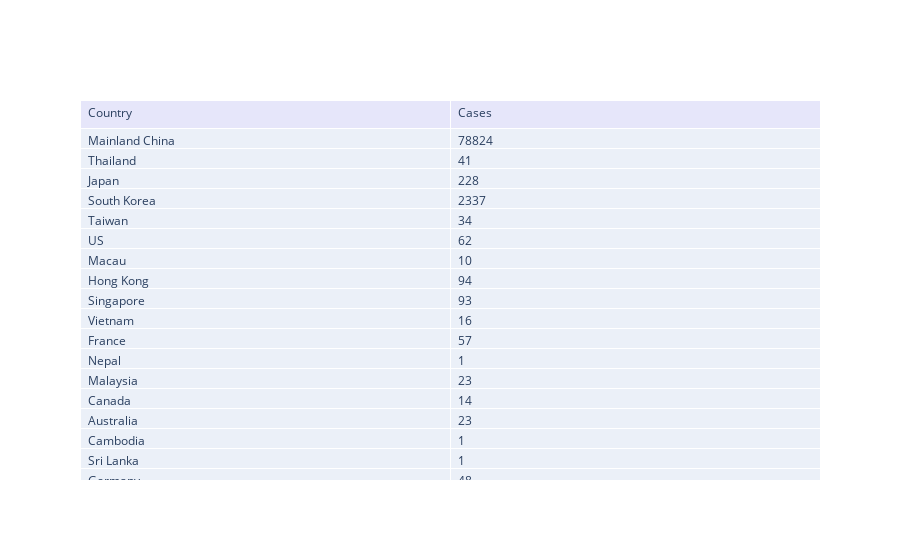
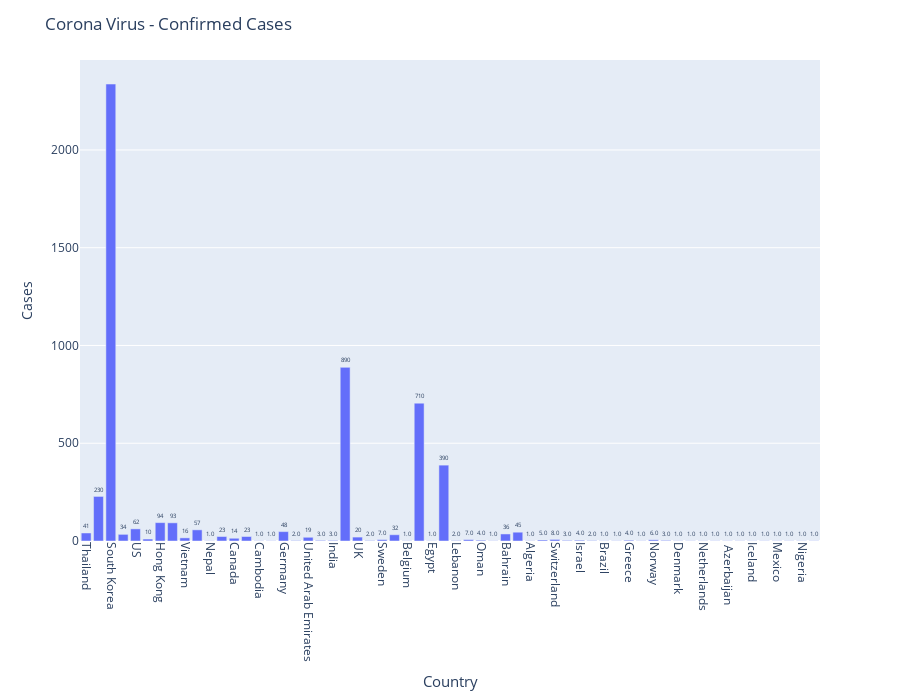

Notebook code cell kept with these figures, in order:
### Markdown cell above
# Plot Confirmed Cases

### Code cell
plotMapCases(data_confirmed,"Corona Virus - Confirmed Cases - Map")
plotBarsSimple(data_confirmed,1,"Corona Virus - Confirmed Cases")
#py.iplot(plotBars(data_confirmed,1), filename='CoronaConfirmed_bar')

### Figure 1 — Plotly figure (JSON) as saved in the notebook; plotly's stock layout.template omitted (floating-point values rounded to 4 significant figures)
{"data": [{"cells": {"align": "left", "fill": {"color": "light blue"}, "values": [[["Mainland China"], ["Thailand"], ["Japan"], ["South Korea"], ["Taiwan"], ["US"], ["Macau"], ["Hong Kong"], ["Singapore"], ["Vietnam"], ["France"], ["Nepal"], ["Malaysia"], ["Canada"], ["Australia"], ["Cambodia"], ["Sri Lanka"], ["Germany"], ["Finland"], ["United Arab Emirates"], ["Philippines"], ["India"], ["Italy"], ["UK"], ["Russia"], ["Sweden"], ["Spain"], ["Belgium"], ["Others"], ["Egypt"], ["Iran"], ["Lebanon"], ["Iraq"], ["Oman"], ["Afghanistan"], ["Bahrain"], ["Kuwait"], ["Algeria"], ["Croatia"], ["Switzerland"], ["Austria"], ["Israel"], ["Pakistan"], ["Brazil"], ["Georgia"], ["Greece"], ["North Macedonia"], ["Norway"], ["Romania"], ["Denmark"], ["Estonia"], ["Netherlands"], ["San Marino"], [" Azerbaijan"], ["Belarus"], ["Iceland"], ["Lithuania"], ["Mexico"], ["New Zealand"], ["Nigeria"], ["North Ireland"]], [[78824], [41], [228], [2337], [34], [62], [10], [94], [93], [16], [57], [1], [23], [14], [23], [1], [1], [48], [2], [19], [3], [3], [888], [20], [2], [7], [32], [1], [705], [1], [388], [2], [7], [4], [1], [36], [45], [1], [5], [8], [3], [4], [2], [1], [1], [4], [1], [6], [3], [1], [1], [1], [1], [1], [1], [1], [1], [1], [1], [1], [1]]]}, "header": {"align": "left", "fill": {"color": "lavender"}, "values": ["Country", "Cases"]}, "type": "table"}], "layout": {}}

### Figure 2 — Plotly figure (JSON) as saved in the notebook; plotly's stock layout.template omitted (floating-point values rounded to 4 significant figures)
{"data": [{"alignmentgroup": "True", "hoverlabel": {"namelength": 0}, "hovertemplate": "x=%{x}<br>y=%{y}<br>Cases=%{text}", "legendgroup": "", "marker": {"color": "#636efa"}, "name": "", "offsetgroup": "", "orientation": "v", "showlegend": false, "text": [41, 228, 2337, 34, 62, 10, 94, 93, 16, 57, 1, 23, 14, 23, 1, 1, 48, 2, 19, 3, 3, 888, 20, 2, 7, 32, 1, 705, 1, 388, 2, 7, 4, 1, 36, 45, 1, 5, 8, 3, 4, 2, 1, 1, 4, 1, 6, 3, 1, 1, 1, 1, 1, 1, 1, 1, 1, 1, 1, 1], "textposition": "outside", "texttemplate": "%{text:.2s}", "type": "bar", "x": ["Thailand", "Japan", "South Korea", "Taiwan", "US", "Macau", "Hong Kong", "Singapore", "Vietnam", "France", "Nepal", "Malaysia", "Canada", "Australia", "Cambodia", "Sri Lanka", "Germany", "Finland", "United Arab Emirates", "Philippines", "India", "Italy", "UK", "Russia", "Sweden", "Spain", "Belgium", "Others", "Egypt", "Iran", "Lebanon", "Iraq", "Oman", "Afghanistan", "Bahrain", "Kuwait", "Algeria", "Croatia", "Switzerland", "Austria", "Israel", "Pakistan", "Brazil", "Georgia", "Greece", "North Macedonia", "Norway", "Romania", "Denmark", "Estonia", "Netherlands", "San Marino", " Azerbaijan", "Belarus", "Iceland", "Lithuania", "Mexico", "New Zealand", "Nigeria", "North Ireland"], "xaxis": "x", "y": [41, 228, 2337, 34, 62, 10, 94, 93, 16, 57, 1, 23, 14, 23, 1, 1, 48, 2, 19, 3, 3, 888, 20, 2, 7, 32, 1, 705, 1, 388, 2, 7, 4, 1, 36, 45, 1, 5, 8, 3, 4, 2, 1, 1, 4, 1, 6, 3, 1, 1, 1, 1, 1, 1, 1, 1, 1, 1, 1, 1], "yaxis": "y"}], "layout": {"barmode": "relative", "height": 700, "legend": {"tracegroupgap": 0}, "margin": {"t": 60}, "title": {"text": "Corona Virus - Confirmed Cases"}, "uniformtext": {"minsize": 5, "mode": "hide"}, "xaxis": {"anchor": "y", "domain": [0, 1], "tickangle": 90, "title": {"font": {"size": 15}, "standoff": 15, "text": "Country"}}, "yaxis": {"anchor": "x", "domain": [0, 1], "title": {"standoff": 15, "text": "Cases"}}}}
